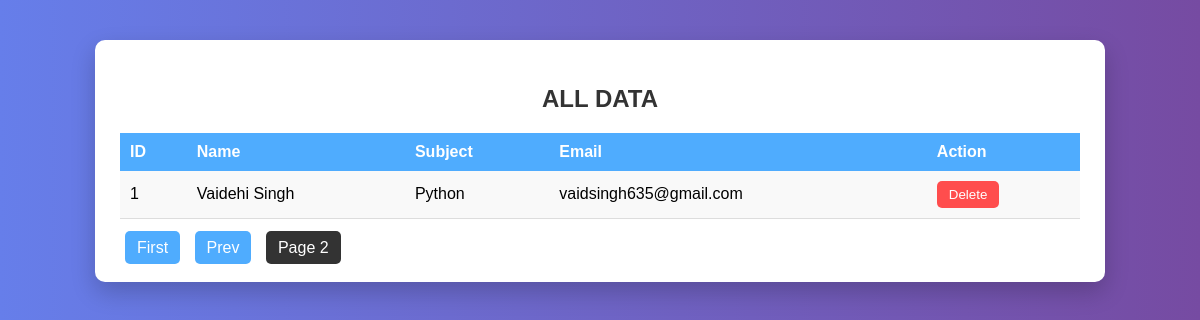
The app's page /show/?page=2 with its own data.
### members/models.py (models this page shows)
class MyTable(models.Model):
    name = models.CharField(max_length=255)
    subject = models.CharField(max_length=255)
    email = models.EmailField(unique=True)

### members/views.py (the view)
# urls.py: path("show/", views.show_data, name="show_data"),
def show_data(request):
  data_list=MyTable.objects.all().order_by("-id")
  paginator=Paginator(data_list,5)  #5 rows per page
  page_number=request.GET.get("page")
  page_obj=paginator.get_page(page_number)
  return render(request,"show.html",{"page_obj":page_obj})

### members/templates/show.html (shortened to what this page needs)
<!DOCTYPE html>
<html lang="en">
<head>
</head>
<body>
    <div class="container">
        <h2>ALL DATA</h2>
        <table>
            <tr>
                <th>ID</th>
                <th>Name</th>
                <th>Subject</th>
                <th>Email</th>
                <th>Action</th>
            </tr>
             {% for i in page_obj %}
            <tr>
                <td>{{i.id}}</td>
                <td>{{i.name}}</td>
                <td>{{i.subject}}</td>
                <td>{{i.email}}</td>
                <td>
                    <button data-id="{{i.id}}">
                        Delete
                    </button>
                </td>
            </tr>
            {% endfor %}
        </table>
    {% if page_obj.has_previous %}
        <a href="?page=1">First</a>
        <a href="?page={{ page_obj.previous_page_number }}">Prev</a>
    {% endif %}
    <span class="action">Page {{ page_obj.number }}</span>
        </div>
</body>
</html>

### members/templates/show.html (style rules this page uses)
body { margin: 0; padding: 0; font-family: Arial, sans-serif; background: linear-gradient(to right, #667eea, #764ba2); }
.container { width: 80%; margin: 40px auto; background: #fff; padding: 25px; border-radius: 10px; box-shadow: 0 10px 25px rgba(0, 0, 0, 0.2); }
.container h2 { text-align: center; margin-bottom: 20px; color: #333; }
table { width: 100%; border-collapse: collapse; margin-bottom: 20px; }
th { background: #4facfe; color: white; padding: 10px; text-align: left; }
td { padding: 10px; border-bottom: 1px solid #ddd; }
tr:nth-child(even) { background: #f9f9f9; }
button { padding: 6px 12px; background: #ff4d4d; border: none; color: white; border-radius: 5px; cursor: pointer; transition: 0.3s; }
a { text-decoration: none; padding: 8px 12px; margin: 5px; background: #4facfe; color: white; border-radius: 5px; transition: 0.3s; }
.action { padding: 8px 12px; margin: 5px; background: #333; color: white; border-radius: 5px; }

### records on screen
MyTable: id "1", name "Vaidehi Singh", subject "Python", email "vaidsingh635@gmail.com"

### other values on screen
{{ page_obj.number }} "2"
